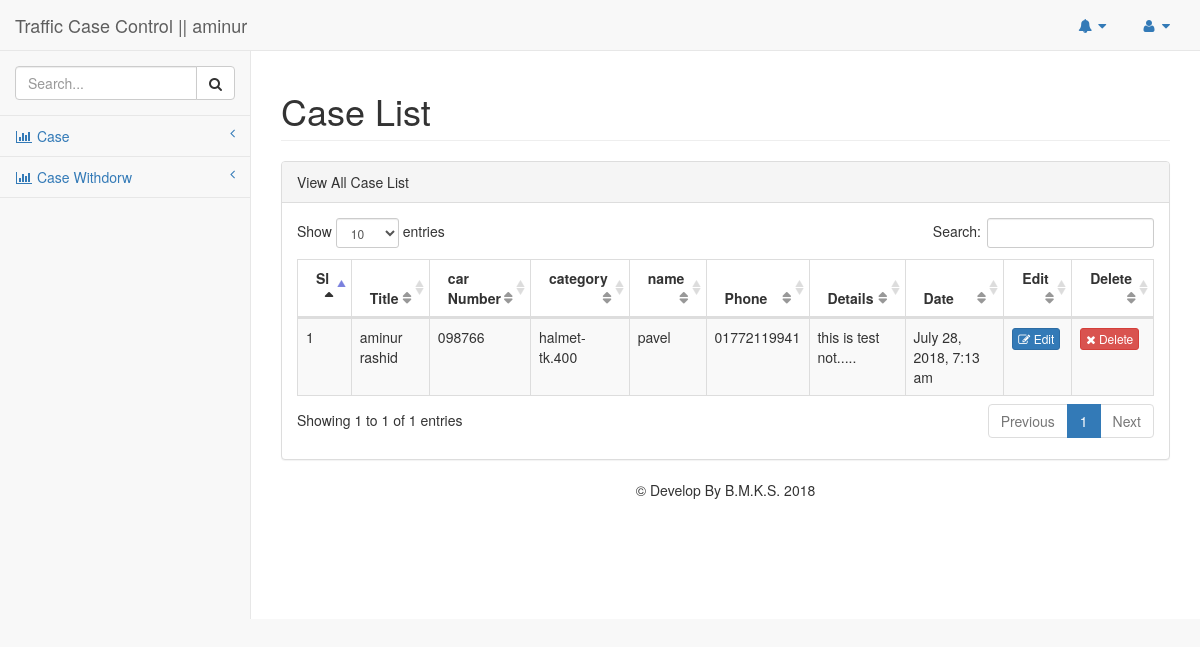
The app's page /view_case.php (signed in) with its own data.
### tables this page shows
CREATE TABLE `cases` (
  `id` int(11) NOT NULL,
  `title` varchar(255) NOT NULL,
  `car_number` varchar(255) NOT NULL,
  `cat_id` int(11) NOT NULL,
  `vname` varchar(255) NOT NULL,
  `vemail` varchar(255) NOT NULL,
  `vphone` varchar(255) NOT NULL,
  `details` text NOT NULL,
  `status` int(11) NOT NULL DEFAULT '0',
  `withdrow` int(11) NOT NULL DEFAULT '0',
  `date` timestamp NOT NULL DEFAULT CURRENT_TIMESTAMP
);

CREATE TABLE `category` (
  `cat_id` int(11) NOT NULL,
  `name` varchar(255) NOT NULL
);

### lib/Database.php (called while the page is built, shortened)
<?php
Class Database{
 public $host   = DB_HOST;
 public $user   = DB_USER;
 public $pass   = DB_PASS;
 public $dbname = DB_NAME;
 public $link;
private function connectDB(){
 $this->link = new mysqli($this->host, $this->user, $this->pass,
  $this->dbname);
 }
public function select($query){
  $result = $this->link->query($query) or
   die($this->link->error.__LINE__);
  if($result->num_rows > 0){
    return $result;
  } else {
    return false;
  }
 }
}

### classes/Casecontrol.php (called while the page is built, shortened)
<?php
include_once ('lib/Database.php');
include_once ('helpers/Format.php');
class Casecontrol{
    private $db;
     public function __construct()
     {
         $this->db = new Database();
     }
     public function getAllCases(){
        $query = "select cases.*, category.name from cases
                INNER JOIN category
                ON cases.cat_id = category.cat_id
                where cases.withdrow = 0 order by cases.title desc
        ";
        $result = $this->db->select($query);
        return $result;
     }
}

### helpers/Format.php (called while the page is built, shortened)
<?php
class Format{
 public function formatDate($date){
  return date('F j, Y, g:i a', strtotime($date));
 }
 public function textShorten($text, $limit = 400){
  $text = $text. " ";
  $text = substr($text, 0, $limit);
  $text = substr($text, 0, strrpos($text, ' '));
  $text = $text.".....";
  return $text;
 }
}
?>

### view_case.php (the view, shortened to what this page needs)
<?php include 'inc/head.php'; ?>
<div id="wrapper">
<?php include 'inc/top.php'; ?>
<?php include 'inc/sidebar.php'; ?>
<?php
include_once ('lib/Database.php');
include_once ('helpers/Format.php');
include_once ('classes/Casecontrol.php');
 ?>
<div id="page-wrapper">
            <div class="row">
                <div class="col-lg-12">
                    <h1 class="page-header">Case List</h1>
                </div>
            </div>
            <div class="row">
                <div class="col-lg-12">
                    <div class="panel panel-default">
                        <div class="panel-heading">
                            View All Case List
                        </div>
                        <div class="panel-body">
                            <table width="100%" class="table table-striped table-bordered table-hover" id="dataTables-example">
                                <thead>
                                    <tr>
                                        <th>Sl</th>
                                        <th>Title</th>
                                        <th>car Number</th>
                                        <th>category</th>
                                        <th>name</th>
                                        <th>Phone</th>
                                        <th>Details</th>
                                        <th>Date</th>
                                        <th>Edit</th>
                                        <th>Delete</th>
                                    </tr>
                                </thead>
                                <tbody>
                                <?php
                                $fm = new Format();
                                $case = new Casecontrol();
                                $getcases = $case->getAllCases();
                                if($getcases){
                                    $i = 0;
                                    while($result = $getcases->fetch_assoc()){
                                    $i++;
                                ?>
                                    <tr class="odd gradeX">
                                        <td><?php echo $i; ?></td>
                                        <td><?php echo $result['title']; ?></td>
                                        <td><?php echo $result['car_number']; ?></td>
                                        <td><?php echo $result['name']; ?></td>
                                        <td><?php echo $result['vname']; ?></td>
                                        <td><?php echo $result['vphone']; ?></td>
                                        <td><?php echo $fm->textShorten($result['details'],20); ?></td>
                                        <td><?php echo $fm->formatDate($result['date']); ?></td>
<td class="center"><a class="btn btn-xs btn-primary" href="edit_case.php?caseid=<?php echo $result['id'];?>"><i class="fa fa-edit"></i> Edit</a></td>
<td class="center"><a class="btn btn-xs btn-danger" href="?delcase=<?php echo $result['id']; ?>"><i class="fa fa-remove"></i> Delete</a></td>
                                    </tr>
                                    <?php } } ?>
                                </tbody>
                            </table>
                        </div>
                    </div>
                </div>
            </div>
<?php include 'inc/footer.php'; ?>

### records on screen
cases: title "aminur rashid", car_number "098766", cat.name "halmet-tk.400", vname "pavel", vphone "01772119941", details "this is test not.....", date "July 28, 2018, 7:13 am"

### other values on screen
Session::get("usrfname") "aminur"
